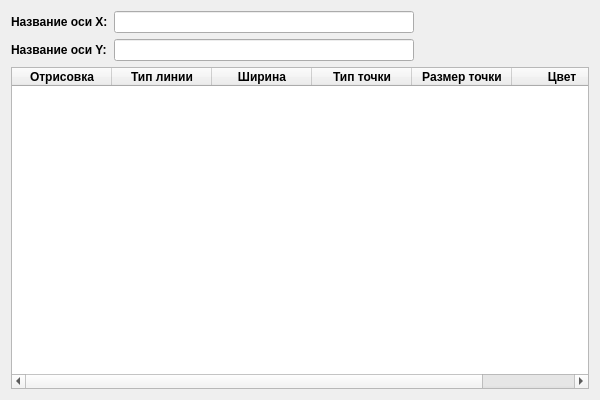
<?xml version="1.0" encoding="UTF-8"?>
<ui version="4.0">
 <class>PlotSettingsWidget</class>
 <widget class="QWidget" name="PlotSettingsWidget">
  <property name="geometry">
   <rect>
    <x>0</x>
    <y>0</y>
    <width>600</width>
    <height>400</height>
   </rect>
  </property>
  <layout class="QVBoxLayout" name="verticalLayout">
   <item>
    <layout class="QFormLayout" name="formLayout">
     <item row="0" column="0">
      <widget class="QLabel" name="label_xAxis">
       <property name="font">
        <font>
         <bold>true</bold>
        </font>
       </property>
       <property name="text">
        <string>Название оси X:</string>
       </property>
      </widget>
     </item>
     <item row="0" column="1">
      <widget class="QLineEdit" name="lineEdit_xAxisLabel">
       <property name="maximumSize">
        <size>
         <width>300</width>
         <height>16777215</height>
        </size>
       </property>
      </widget>
     </item>
     <item row="1" column="0">
      <widget class="QLabel" name="label_yAxis">
       <property name="font">
        <font>
         <bold>true</bold>
        </font>
       </property>
       <property name="text">
        <string>Название оси Y:</string>
       </property>
      </widget>
     </item>
     <item row="1" column="1">
      <widget class="QLineEdit" name="lineEdit_yAxisLabel">
       <property name="maximumSize">
        <size>
         <width>300</width>
         <height>16777215</height>
        </size>
       </property>
      </widget>
     </item>
    </layout>
   </item>
   <item>
    <widget class="QTableWidget" name="settingsTable">
     <property name="columnCount">
      <number>6</number>
     </property>
     <attribute name="horizontalHeaderStretchLastSection">
      <bool>true</bool>
     </attribute>
     <attribute name="verticalHeaderVisible">
      <bool>true</bool>
     </attribute>
     <column>
      <property name="text">
       <string>Отрисовка</string>
      </property>
      <property name="font">
       <font>
        <bold>true</bold>
       </font>
      </property>
     </column>
     <column>
      <property name="text">
       <string>Тип линии</string>
      </property>
      <property name="font">
       <font>
        <bold>true</bold>
       </font>
      </property>
     </column>
     <column>
      <property name="text">
       <string>Ширина</string>
      </property>
      <property name="font">
       <font>
        <bold>true</bold>
       </font>
      </property>
     </column>
     <column>
      <property name="text">
       <string>Тип точки</string>
      </property>
      <property name="font">
       <font>
        <bold>true</bold>
       </font>
      </property>
     </column>
     <column>
      <property name="text">
       <string>Размер точки</string>
      </property>
      <property name="font">
       <font>
        <bold>true</bold>
       </font>
      </property>
     </column>
     <column>
      <property name="text">
       <string>Цвет</string>
      </property>
      <property name="font">
       <font>
        <bold>true</bold>
       </font>
      </property>
     </column>
    </widget>
   </item>
  </layout>
 </widget>
 <resources/>
 <connections/>
</ui>
